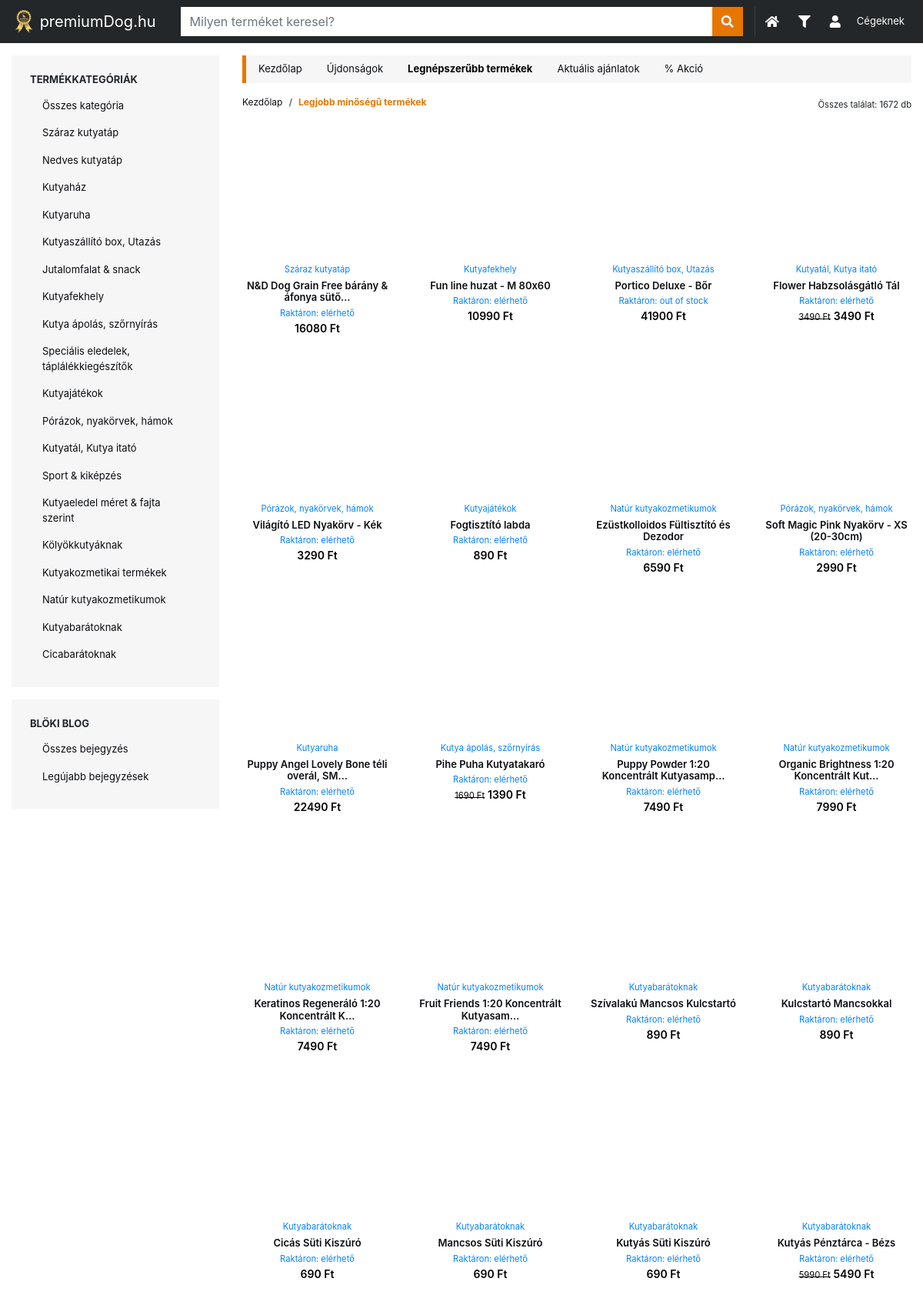
/product/top (upper part), run on the app's committed database.
### shop/models.py (models this page shows, shortened)
class Category(models.Model):
    name = models.CharField(max_length=200, db_index=True)
    slug = models.SlugField(max_length=200, db_index=True,unique=True)
    category_order = models.IntegerField(null=True, blank=True, unique=True)
    category_image = models.ImageField(default='', blank=True, null=True)
    category_banner_link = models.CharField(max_length=254, blank=True, default='', null=True)
    category_banner_img = models.ImageField(null=True, blank=True, default='')
    def __str__(self):
        return self.name
    def get_absolute_url(self):
        return reverse('shop:product_list_by_category', args=[self.slug])

class Product(models.Model):
    product_id = models.PositiveIntegerField()
    product_name = models.CharField(max_length=254)
    slug = models.SlugField(null=True, blank=True)
    product_link = models.CharField(max_length=254, blank=True, null=True)
    product_image_link = models.CharField(max_length=254, blank=True, null=True)
    product_price = models.IntegerField(blank=True, null=True)
    product_sale_price = models.IntegerField(blank=True, null=True)
    product_sku = models.CharField(max_length=254, blank=True, null=True)
    product_available = models.CharField(max_length=254, blank=True, null=True)
    product_quantity = models.IntegerField(blank=True, null=True)
    product_category = models.ForeignKey(Category, related_name='products', on_delete=models.CASCADE, null=True)
    product_description = models.TextField(null=True, blank=True)
    product_short_description = models.TextField(null=True, blank=True)
    product_visitor = models.IntegerField(default=1, null=True, blank=True)
    user = models.ForeignKey(settings.AUTH_USER_MODEL, related_name='products', on_delete=models.CASCADE)
    active = models.BooleanField(default=True)
    is_offer = models.BooleanField(default=False)
    created_at = models.DateTimeField(auto_now_add=True)
    updated_at = models.DateTimeField(auto_now=True)

### shop/views.py (the view)
# urls.py: path('product/top', views.product_most_viewed, name='product_most_viewed'),
def product_most_viewed(request):
    products = Product.objects.filter(active = True).order_by('-product_visitor')
    paginator = Paginator(products, 32)
    page_number = request.GET.get('page')
    page_obj = paginator.get_page(page_number)
    category_list = Category.objects.all().order_by('category_order')
    return render(request, 'product/product_most_viewed.html',{'products':products, 'category_list':category_list, 'page_obj':page_obj})

### shop/templates/product/product_most_viewed.html (shortened to what this page needs)
{% extends "../base.html" %}
{% load static %}
{% block content %}
<aside class="col-lg-3 blog-sidebar order-1 order-lg-0">
  <div class="sidebar p-4 bg-light mb-3">
    <h6 class="sidebar-title">Termékkategóriák</h6>
    <nav class="nav flex-column">
      <a class="nav-link" href="{% url 'shop:category_list' %}">Összes kategória</a>
      {% for category in category_list%}
      <a class="nav-link" href="{{ category.get_absolute_url }}">{{category.name}}</a>
      {% endfor%}
    </nav>
  </div>
  <div class="sidebar p-4 mb-3 bg-light my-3">
    <h6 class="sidebar-title">Blöki Blog</h6>
    <nav class="nav flex-column">
        <a class="nav-link" href="{% url 'article:article_list' %}">Összes bejegyzés</a>
      <a class="nav-link" href="{% url 'article:article_list_latest' %}">Legújabb bejegyzések</a>
    </nav>
  </div>
</aside>
<div class="col-lg-9 blog-main order-0 order-lg-1">
  <div class="sidebar p-0 bg-light mb-3 border-left-orange">
    <nav class="nav main-nav">
      <a class="nav-link" href="/">Kezdőlap</a>
      <a class="nav-link" href="{% url 'shop:product_latest' %}">Újdonságok</a>
      <a class="nav-link active" href="{% url 'shop:product_most_viewed' %}">Legnépszerűbb termékek</a>
      <a class="nav-link" href="{% url 'shop:product_offer' %}">Aktuális ajánlatok</a>
      <a class="nav-link" href="{% url 'shop:product_discount' %}">% Akció</a>
    </nav>
  </div>
  <div class="home-header">
    <div class="row">
      <div class="col-6">
        <nav aria-label="breadcrumb">
          <ol class="breadcrumb">
            <li class="breadcrumb-item"><a href="/">Kezdőlap</a></li>
            <li class="breadcrumb-item active" aria-current="page">Legjobb minőségű termékek</li>
          </ol>
        </nav>
      </div>
      <div class="col-6 text-right mb-1"><small>Összes találat: {{products | length}} db</small></div>
    </div>
  </div>
  <div class="row">
    {%for product in page_obj%}
    <div class="col-6 col-lg-3 mb-3">
        <a href="{% url 'shop:product_details' product.product_id product.slug %}">
      <div class="card">
        <div
          style="background: url('{{product.product_image_link}}');height:180px;background-position: center center;background-repeat: no-repeat;background-size: 80%;">
        </div>
        <div class="card-body">
            {% if product.product_category %}
          <small class="card-category">{{product.product_category}}</small>
          {% endif %}
          <h5 class="card-title mb-0"><a
              href="{% url 'shop:product_details' product.product_id product.slug %}">{{product.product_name|truncatechars:40}}</a>
          </h5>
          <ul class="list-unstyled">
            {% if product.product_available == 'in stock'%}
            <li><small class="card-stock">Raktáron: elérhető</small></li>
            {%else%}
            <li><small class="card-stock">Raktáron: {{product.product_available}}</small></li>
            {%endif%}
            {% if product.product_sale_price%}
            <li>
              <span class="card-sale-price"><small>{{product.product_price}} Ft</small></span>
              <span class="card-price">{{product.product_sale_price}} Ft</span></li>
            {%else%}
            <li><span class="card-price">{{product.product_price}} Ft</span></li>
            {%endif%}
          </ul>
        </div>
      </div>
      </a>
    </div>
    {%endfor%}
  </div>
</div>
  {% endblock %}

### assets/style.css (style rules this page uses)
body { font-size: 14px; padding-top: 56px !important; }
a { color:#0b0d10; }
.bg-light { background: rgba(239, 240, 241, 0.568) !important; }
.sidebar { font-size: 12px; }
.sidebar-title { font-size: 13px; text-transform: uppercase; font-weight: 700; }
.nav-link { font-size:13px; }
.sidebar .nav-link.active { font-weight: 700; color: #000; }
.breadcrumb { display: -ms-flexbox; display: flex; -ms-flex-wrap: wrap; flex-wrap: wrap; padding: 0; font-size: 12px; margin-bottom: 1rem; list-style: none; background-color: transparent; border-radius: 0px; }
.card { text-align: center; border-radius: 0; border: none; }
.card-body { padding: 0px; }
.card-title { font-size:13px; font-weight: 600; color: #000; margin-top:5px; }
.card-price { font-size: 14px; font-weight: 600; color:#000 !important; }
.card-sale-price { text-decoration: line-through; color:#000 !important; }
.card-stock { color: #0682fb !important; }
.card-category { color: #0682fb !important; }
.breadcrumb-item.active { color:#e77600; font-weight: 700; }
.border-left-orange { border-left:5px solid #e77600; }

### data on the page
Category: name "Száraz kutyatáp"
Category: name "Nedves kutyatáp"
Category: name "Kutyaház"
Category: name "Kutyaruha"
Category: name "Kutyaszállító box, Utazás"
Category: name "Jutalomfalat & snack"
Category: name "Kutyafekhely"
Category: name "Kutya ápolás, szőrnyírás"
Category: name "Speciális eledelek, táplálékkiegészítők"
Category: name "Kutyajátékok"
Category: name "Pórázok, nyakörvek, hámok"
Category: name "Kutyatál, Kutya itató"
Category: name "Sport & kiképzés"
Category: name "Kutyaeledel méret & fajta szerint"
Category: name "Kölyökkutyáknak"
Category: name "Kutyakozmetikai termékek"
Category: name "Natúr kutyakozmetikumok"
Category: name "Kutyabarátoknak"
Category: name "Cicabarátoknak"
Product: product_category "Száraz kutyatáp", product_name "N&D Dog Grain Free bárány & áfonya sütő…", product_available "Raktáron: elérhető", product_price "16080"
Product: product_category "Kutyafekhely", product_name "Fun line huzat - M 80x60", product_available "Raktáron: elérhető", product_price "10990"
Product: product_category "Kutyaszállító box, Utazás", product_name "Portico Deluxe - Bőr", product_available "out of stock", product_price "41900"
Product: product_category "Kutyatál, Kutya itató", product_name "Flower Habzsolásgátló Tál", product_available "Raktáron: elérhető", product_price "3490", product_sale_price "3490"
Product: product_category "Pórázok, nyakörvek, hámok", product_name "Világító LED Nyakörv - Kék", product_available "Raktáron: elérhető", product_price "3290"
Product: product_category "Kutyajátékok", product_name "Fogtisztító labda", product_available "Raktáron: elérhető", product_price "890"
Product: product_category "Natúr kutyakozmetikumok", product_name "Ezüstkolloidos Fültisztító és Dezodor", product_available "Raktáron: elérhető", product_price "6590"
Product: product_category "Pórázok, nyakörvek, hámok", product_name "Soft Magic Pink Nyakörv - XS (20-30cm)", product_available "Raktáron: elérhető", product_price "2990"
Product: product_category "Kutyaruha", product_name "Puppy Angel Lovely Bone téli overál, SM…", product_available "Raktáron: elérhető", product_price "22490"
Product: product_category "Kutya ápolás, szőrnyírás", product_name "Pihe Puha Kutyatakaró", product_available "Raktáron: elérhető", product_price "1690", product_sale_price "1390"
Product: product_category "Natúr kutyakozmetikumok", product_name "Puppy Powder 1:20 Koncentrált Kutyasamp…", product_available "Raktáron: elérhető", product_price "7490"
Product: product_category "Natúr kutyakozmetikumok", product_name "Organic Brightness 1:20 Koncentrált Kut…", product_available "Raktáron: elérhető", product_price "7990"
Product: product_category "Natúr kutyakozmetikumok", product_name "Keratinos Regeneráló 1:20 Koncentrált K…", product_available "Raktáron: elérhető", product_price "7490"
Product: product_category "Natúr kutyakozmetikumok", product_name "Fruit Friends 1:20 Koncentrált Kutyasam…", product_available "Raktáron: elérhető", product_price "7490"
Product: product_category "Kutyabarátoknak", product_name "Szívalakú Mancsos Kulcstartó", product_available "Raktáron: elérhető", product_price "890"
Product: product_category "Kutyabarátoknak", product_name "Kulcstartó Mancsokkal", product_available "Raktáron: elérhető", product_price "890"
Product: product_category "Kutyabarátoknak", product_name "Cicás Süti Kiszúró", product_available "Raktáron: elérhető", product_price "690"
Product: product_category "Kutyabarátoknak", product_name "Mancsos Süti Kiszúró", product_available "Raktáron: elérhető", product_price "690"
Product: product_category "Kutyabarátoknak", product_name "Kutyás Süti Kiszúró", product_available "Raktáron: elérhető", product_price "690"
Product: product_category "Kutyabarátoknak", product_name "Kutyás Pénztárca - Bézs", product_available "Raktáron: elérhető", product_price "5990", product_sale_price "5490"

### other printed values
{{ products | length }} "1672"
